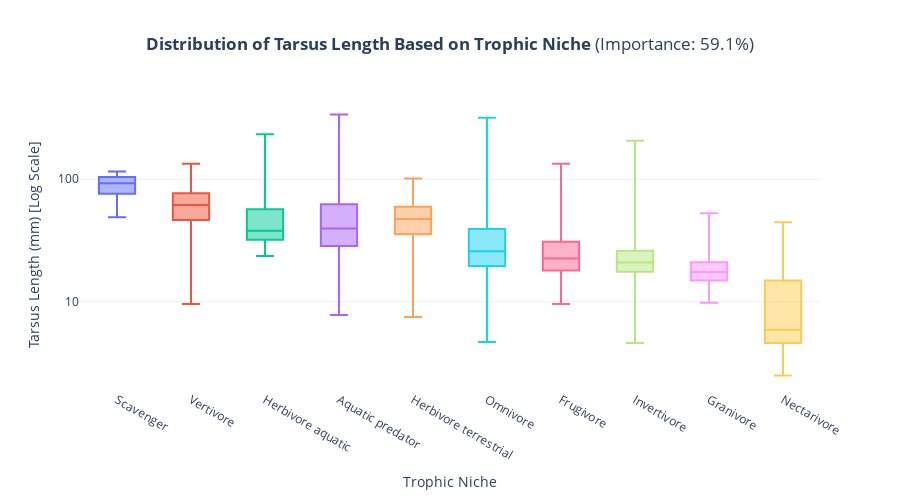
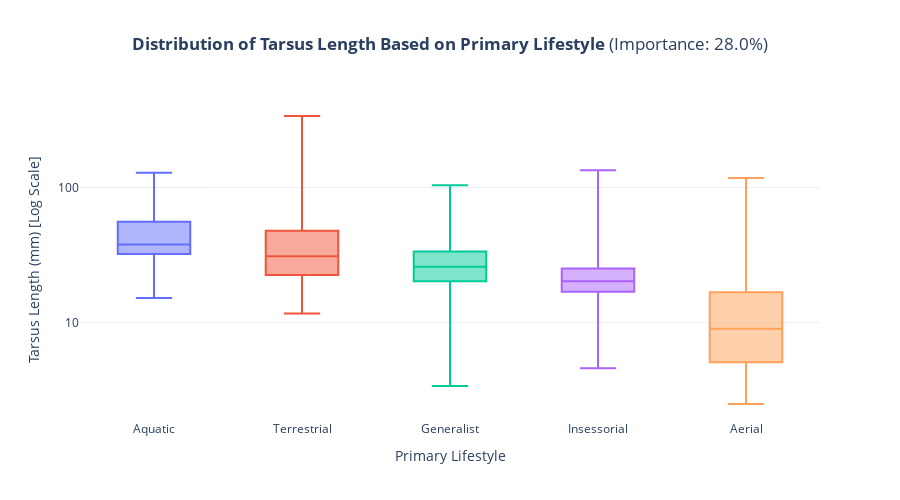

The notebook cell saved with these charts, in order:
### Code cell
for col in ['Trophic.Niche', 'Primary.Lifestyle']:

    if col in df_clean.columns:

        order = df_clean.groupby(col)['Tarsus.Length'].mean().sort_values(ascending=False).index

        var_importance = df_grouped_imp.loc[df_grouped_imp['Feature'] == col, 'Importance']
        imp_text = f"(Importance: {var_importance.values[0]:.1%})" if not var_importance.empty else ""

        fig_eco = px.box(
            df_clean, 
            x=col, 
            y='Tarsus.Length', 
            color=col,
            category_orders={col: order},
            log_y=True,
            title=f"<b>Distribution of Tarsus Length Based on {get_label(col)}</b> {imp_text}",
            labels={col: get_label(col), 'Tarsus.Length': 'Tarsus Length (mm) [Log Scale]'}, 
            points=False
        )
        
        fig_eco.update_layout(
            title_x=0.5,
            yaxis=dict(
                dtick=1, 
                tickformat=".0f"
            ),
            showlegend=False, 
            height=500,
            template="plotly_white"
        )
        fig_eco.show()

### Figure 1 — Plotly figure (JSON) as saved in the notebook; plotly's stock layout.template omitted (floating-point values rounded to 4 significant figures; data arrays with more than 128 entries replaced by an {"elided": "..."} marker saying what was removed)
{"data": [{"alignmentgroup": "True", "boxpoints": false, "hovertemplate": "Trophic Niche=%{x}<br>Tarsus Length (mm) [Log Scale]=%{y}<extra></extra>", "legendgroup": "Scavenger", "marker": {"color": "#636efa"}, "name": "Scavenger", "notched": false, "offsetgroup": "Scavenger", "orientation": "v", "showlegend": true, "type": "box", "x": ["Scavenger", "Scavenger", "Scavenger", "Scavenger", "Scavenger", "Scavenger", "Scavenger", "Scavenger", "Scavenger", "Scavenger", "Scavenger", "Scavenger", "Scavenger", "Scavenger"], "x0": " ", "xaxis": "x", "y": [95.7, 99.1, 99.7, 105.7, 104.1, 78.7, 77.2, 115.0, 115.9, 54.0, 49.0, 63.2, 76.1, 89.9], "y0": " ", "yaxis": "y"}, {"alignmentgroup": "True", "boxpoints": false, "hovertemplate": "Trophic Niche=%{x}<br>Tarsus Length (mm) [Log Scale]=%{y}<extra></extra>", "legendgroup": "Vertivore", "marker": {"color": "#EF553B"}, "name": "Vertivore", "notched": false, "offsetgroup": "Vertivore", "orientation": "v", "showlegend": true, "type": "box", "x": {"elided": "289 str values"}, "x0": " ", "xaxis": "x", "y": {"elided": "289 float values"}, "y0": " ", "yaxis": "y"}, {"alignmentgroup": "True", "boxpoints": false, "hovertemplate": "Trophic Niche=%{x}<br>Tarsus Length (mm) [Log Scale]=%{y}<extra></extra>", "legendgroup": "Herbivore aquatic", "marker": {"color": "#00cc96"}, "name": "Herbivore aquatic", "notched": false, "offsetgroup": "Herbivore aquatic", "orientation": "v", "showlegend": true, "type": "box", "x": ["Herbivore aquatic", "Herbivore aquatic", "Herbivore aquatic", "Herbivore aquatic", "Herbivore aquatic", "Herbivore aquatic", "Herbivore aquatic", "Herbivore aquatic", "Herbivore aquatic", "Herbivore aquatic", "Herbivore aquatic", "Herbivore aquatic", "Herbivore aquatic", "Herbivore aquatic", "Herbivore aquatic", "Herbivore aquatic", "Herbivore aquatic", "Herbivore aquatic", "Herbivore aquatic", "Herbivore aquatic", "Herbivore aquatic", "Herbivore aquatic", "Herbivore aquatic", "Herbivore aquatic", "Herbivore aquatic", "Herbivore aquatic", "Herbivore aquatic", "Herbivore aquatic", "Herbivore aquatic", "Herbivore aquatic", "Herbivore aquatic", "Herbivore aquatic", "Herbivore aquatic", "Herbivore aquatic", "Herbivore aquatic", "Herbivore aquatic", "Herbivore aquatic", "Herbivore aquatic", "Herbivore aquatic", "Herbivore aquatic", "Herbivore aquatic", "Herbivore aquatic", "Herbivore aquatic", "Herbivore aquatic", "Herbivore aquatic", "Herbivore aquatic", "Herbivore aquatic", "Herbivore aquatic", "Herbivore aquatic", "Herbivore aquatic", "Herbivore aquatic", "Herbivore aquatic", "Herbivore aquatic", "Herbivore aquatic", "Herbivore aquatic", "Herbivore aquatic", "Herbivore aquatic", "Herbivore aquatic", "Herbivore aquatic", "Herbivore aquatic", "Herbivore aquatic", "Herbivore aquatic", "Herbivore aquatic", "Herbivore aquatic", "Herbivore aquatic", "Herbivore aquatic", "Herbivore aquatic", "Herbivore aquatic", "Herbivore aquatic", "Herbivore aquatic", "Herbivore aquatic", "Herbivore aquatic", "Herbivore aquatic", "Herbivore aquatic"], "x0": " ", "xaxis": "x", "y": [34.8, 32.2, 31.8, 34.1, 31.5, 25.9, 33.0, 27.8, 40.5, 31.3, 39.0, 40.6, 43.5, 41.9, 39.2, 37.1, 39.8, 35.7, 31.7, 33.2, 35.0, 31.3, 28.4, 28.6, 37.9, 27.8, 86.9, 108.8, 93.8, 102.0, 79.3, 96.1, 45.4, 41.6, 33.5, 36.4, 36.5, 32.5, 37.6, 37.2, 24.8, 23.6, 24.1, 33.2, 32.1, 53.2, 54.4, 32.1, 29.1, 31.2, 29.3, 26.0, 28.3, 44.3, 38.9, 37.9, 108.3, 127.4, 123.5, 54.8, 72.1, 65.5, 57.0, 76.7, 66.4, 97.2, 57.5, 56.8, 49.4, 56.2, 36.4, 190.0, 233.0, 201.6], "y0": " ", "yaxis": "y"}, {"alignmentgroup": "True", "boxpoints": false, "hovertemplate": "Trophic Niche=%{x}<br>Tarsus Length (mm) [Log Scale]=%{y}<extra></extra>", "legendgroup": "Aquatic predator", "marker": {"color": "#ab63fa"}, "name": "Aquatic predator", "notched": false, "offsetgroup": "Aquatic predator", "orientation": "v", "showlegend": true, "type": "box", "x": {"elided": "523 str values"}, "x0": " ", "xaxis": "x", "y": {"elided": "523 float values"}, "y0": " ", "yaxis": "y"}, {"alignmentgroup": "True", "boxpoints": false, "hovertemplate": "Trophic Niche=%{x}<br>Tarsus Length (mm) [Log Scale]=%{y}<extra></extra>", "legendgroup": "Herbivore terrestrial", "marker": {"color": "#FFA15A"}, "name": "Herbivore terrestrial", "notched": false, "offsetgroup": "Herbivore terrestrial", "orientation": "v", "showlegend": true, "type": "box", "x": ["Herbivore terrestrial", "Herbivore terrestrial", "Herbivore terrestrial", "Herbivore terrestrial", "Herbivore terrestrial", "Herbivore terrestrial", "Herbivore terrestrial", "Herbivore terrestrial", "Herbivore terrestrial", "Herbivore terrestrial", "Herbivore terrestrial", "Herbivore terrestrial", "Herbivore terrestrial", "Herbivore terrestrial", "Herbivore terrestrial", "Herbivore terrestrial", "Herbivore terrestrial", "Herbivore terrestrial", "Herbivore terrestrial", "Herbivore terrestrial", "Herbivore terrestrial", "Herbivore terrestrial", "Herbivore terrestrial", "Herbivore terrestrial", "Herbivore terrestrial", "Herbivore terrestrial", "Herbivore terrestrial", "Herbivore terrestrial", "Herbivore terrestrial", "Herbivore terrestrial", "Herbivore terrestrial", "Herbivore terrestrial", "Herbivore terrestrial", "Herbivore terrestrial", "Herbivore terrestrial", "Herbivore terrestrial", "Herbivore terrestrial", "Herbivore terrestrial", "Herbivore terrestrial", "Herbivore terrestrial", "Herbivore terrestrial", "Herbivore terrestrial", "Herbivore terrestrial", "Herbivore terrestrial", "Herbivore terrestrial", "Herbivore terrestrial", "Herbivore terrestrial", "Herbivore terrestrial", "Herbivore terrestrial", "Herbivore terrestrial", "Herbivore terrestrial", "Herbivore terrestrial", "Herbivore terrestrial", "Herbivore terrestrial", "Herbivore terrestrial", "Herbivore terrestrial", "Herbivore terrestrial", "Herbivore terrestrial", "Herbivore terrestrial", "Herbivore terrestrial", "Herbivore terrestrial", "Herbivore terrestrial", "Herbivore terrestrial", "Herbivore terrestrial", "Herbivore terrestrial", "Herbivore terrestrial", "Herbivore terrestrial", "Herbivore terrestrial", "Herbivore terrestrial", "Herbivore terrestrial", "Herbivore terrestrial", "Herbivore terrestrial", "Herbivore terrestrial", "Herbivore terrestrial", "Herbivore terrestrial", "Herbivore terrestrial", "Herbivore terrestrial", "Herbivore terrestrial", "Herbivore terrestrial", "Herbivore terrestrial", "Herbivore terrestrial", "Herbivore terrestrial", "Herbivore terrestrial", "Herbivore terrestrial", "Herbivore terrestrial", "Herbivore terrestrial", "Herbivore terrestrial"], "x0": " ", "xaxis": "x", "y": [76.2, 76.1, 61.2, 77.2, 70.8, 58.8, 55.2, 73.3, 71.0, 54.9, 101.3, 47.8, 53.5, 74.4, 72.5, 55.2, 56.2, 52.7, 55.1, 60.9, 25.8, 24.0, 23.7, 18.0, 40.2, 42.5, 49.6, 41.8, 41.3, 35.1, 36.5, 42.2, 71.2, 53.8, 49.4, 68.7, 93.9, 83.3, 41.8, 38.4, 35.6, 35.1, 36.1, 35.6, 30.8, 30.5, 37.0, 76.4, 47.3, 47.2, 49.1, 44.8, 57.1, 43.5, 47.0, 58.4, 47.0, 38.7, 45.6, 41.7, 40.5, 60.0, 61.9, 58.2, 55.7, 66.5, 55.9, 52.1, 54.5, 72.4, 75.9, 71.4, 40.0, 51.3, 24.5, 24.4, 22.2, 27.3, 22.3, 24.3, 7.5, 9.5, 9.9, 7.9, 7.9, 8.8, 22.9], "y0": " ", "yaxis": "y"}, {"alignmentgroup": "True", "boxpoints": false, "hovertemplate": "Trophic Niche=%{x}<br>Tarsus Length (mm) [Log Scale]=%{y}<extra></extra>", "legendgroup": "Omnivore", "marker": {"color": "#19d3f3"}, "name": "Omnivore", "notched": false, "offsetgroup": "Omnivore", "orientation": "v", "showlegend": true, "type": "box", "x": {"elided": "1741 str values"}, "x0": " ", "xaxis": "x", "y": {"elided": "1741 float values"}, "y0": " ", "yaxis": "y"}, {"alignmentgroup": "True", "boxpoints": false, "hovertemplate": "Trophic Niche=%{x}<br>Tarsus Length (mm) [Log Scale]=%{y}<extra></extra>", "legendgroup": "Frugivore", "marker": {"color": "#FF6692"}, "name": "Frugivore", "notched": false, "offsetgroup": "Frugivore", "orientation": "v", "showlegend": true, "type": "box", "x": {"elided": "1054 str values"}, "x0": " ", "xaxis": "x", "y": {"elided": "1054 float values"}, "y0": " ", "yaxis": "y"}, {"alignmentgroup": "True", "boxpoints": false, "hovertemplate": "Trophic Niche=%{x}<br>Tarsus Length (mm) [Log Scale]=%{y}<extra></extra>", "legendgroup": "Invertivore", "marker": {"color": "#B6E880"}, "name": "Invertivore", "notched": false, "offsetgroup": "Invertivore", "orientation": "v", "showlegend": true, "type": "box", "x": {"elided": "4895 str values"}, "x0": " ", "xaxis": "x", "y": {"elided": "4895 float values"}, "y0": " ", "yaxis": "y"}, {"alignmentgroup": "True", "boxpoints": false, "hovertemplate": "Trophic Niche=%{x}<br>Tarsus Length (mm) [Log Scale]=%{y}<extra></extra>", "legendgroup": "Granivore", "marker": {"color": "#FF97FF"}, "name": "Granivore", "notched": false, "offsetgroup": "Granivore", "orientation": "v", "showlegend": true, "type": "box", "x": {"elided": "650 str values"}, "x0": " ", "xaxis": "x", "y": {"elided": "650 float values"}, "y0": " ", "yaxis": "y"}, {"alignmentgroup": "True", "boxpoints": false, "hovertemplate": "Trophic Niche=%{x}<br>Tarsus Length (mm) [Log Scale]=%{y}<extra></extra>", "legendgroup": "Nectarivore", "marker": {"color": "#FECB52"}, "name": "Nectarivore", "notched": false, "offsetgroup": "Nectarivore", "orientation": "v", "showlegend": true, "type": "box", "x": {"elided": "504 str values"}, "x0": " ", "xaxis": "x", "y": {"elided": "504 float values"}, "y0": " ", "yaxis": "y"}], "layout": {"boxmode": "overlay", "height": 500, "legend": {"title": {"text": "Trophic Niche"}, "tracegroupgap": 0}, "showlegend": false, "title": {"text": "<b>Distribution of Tarsus Length Based on Trophic Niche</b> (Importance: 59.1%)", "x": 0.5}, "xaxis": {"anchor": "y", "categoryarray": ["Scavenger", "Vertivore", "Herbivore aquatic", "Aquatic predator", "Herbivore terrestrial", "Omnivore", "Frugivore", "Invertivore", "Granivore", "Nectarivore"], "categoryorder": "array", "domain": [0, 1], "title": {"text": "Trophic Niche"}}, "yaxis": {"anchor": "x", "domain": [0, 1], "dtick": 1, "tickformat": ".0f", "title": {"text": "Tarsus Length (mm) [Log Scale]"}, "type": "log"}}}

### Figure 2 — Plotly figure (JSON) as saved in the notebook; plotly's stock layout.template omitted (floating-point values rounded to 4 significant figures; data arrays with more than 128 entries replaced by an {"elided": "..."} marker saying what was removed)
{"data": [{"alignmentgroup": "True", "boxpoints": false, "hovertemplate": "Primary Lifestyle=%{x}<br>Tarsus Length (mm) [Log Scale]=%{y}<extra></extra>", "legendgroup": "Aquatic", "marker": {"color": "#636efa"}, "name": "Aquatic", "notched": false, "offsetgroup": "Aquatic", "orientation": "v", "showlegend": true, "type": "box", "x": {"elided": "187 str values"}, "x0": " ", "xaxis": "x", "y": {"elided": "187 float values"}, "y0": " ", "yaxis": "y"}, {"alignmentgroup": "True", "boxpoints": false, "hovertemplate": "Primary Lifestyle=%{x}<br>Tarsus Length (mm) [Log Scale]=%{y}<extra></extra>", "legendgroup": "Terrestrial", "marker": {"color": "#EF553B"}, "name": "Terrestrial", "notched": false, "offsetgroup": "Terrestrial", "orientation": "v", "showlegend": true, "type": "box", "x": {"elided": "2146 str values"}, "x0": " ", "xaxis": "x", "y": {"elided": "2146 float values"}, "y0": " ", "yaxis": "y"}, {"alignmentgroup": "True", "boxpoints": false, "hovertemplate": "Primary Lifestyle=%{x}<br>Tarsus Length (mm) [Log Scale]=%{y}<extra></extra>", "legendgroup": "Generalist", "marker": {"color": "#00cc96"}, "name": "Generalist", "notched": false, "offsetgroup": "Generalist", "orientation": "v", "showlegend": true, "type": "box", "x": {"elided": "847 str values"}, "x0": " ", "xaxis": "x", "y": {"elided": "847 float values"}, "y0": " ", "yaxis": "y"}, {"alignmentgroup": "True", "boxpoints": false, "hovertemplate": "Primary Lifestyle=%{x}<br>Tarsus Length (mm) [Log Scale]=%{y}<extra></extra>", "legendgroup": "Insessorial", "marker": {"color": "#ab63fa"}, "name": "Insessorial", "notched": false, "offsetgroup": "Insessorial", "orientation": "v", "showlegend": true, "type": "box", "x": {"elided": "5980 str values"}, "x0": " ", "xaxis": "x", "y": {"elided": "5980 float values"}, "y0": " ", "yaxis": "y"}, {"alignmentgroup": "True", "boxpoints": false, "hovertemplate": "Primary Lifestyle=%{x}<br>Tarsus Length (mm) [Log Scale]=%{y}<extra></extra>", "legendgroup": "Aerial", "marker": {"color": "#FFA15A"}, "name": "Aerial", "notched": false, "offsetgroup": "Aerial", "orientation": "v", "showlegend": true, "type": "box", "x": {"elided": "671 str values"}, "x0": " ", "xaxis": "x", "y": {"elided": "671 float values"}, "y0": " ", "yaxis": "y"}], "layout": {"boxmode": "overlay", "height": 500, "legend": {"title": {"text": "Primary Lifestyle"}, "tracegroupgap": 0}, "showlegend": false, "title": {"text": "<b>Distribution of Tarsus Length Based on Primary Lifestyle</b> (Importance: 28.0%)", "x": 0.5}, "xaxis": {"anchor": "y", "categoryarray": ["Aquatic", "Terrestrial", "Generalist", "Insessorial", "Aerial"], "categoryorder": "array", "domain": [0, 1], "title": {"text": "Primary Lifestyle"}}, "yaxis": {"anchor": "x", "domain": [0, 1], "dtick": 1, "tickformat": ".0f", "title": {"text": "Tarsus Length (mm) [Log Scale]"}, "type": "log"}}}
